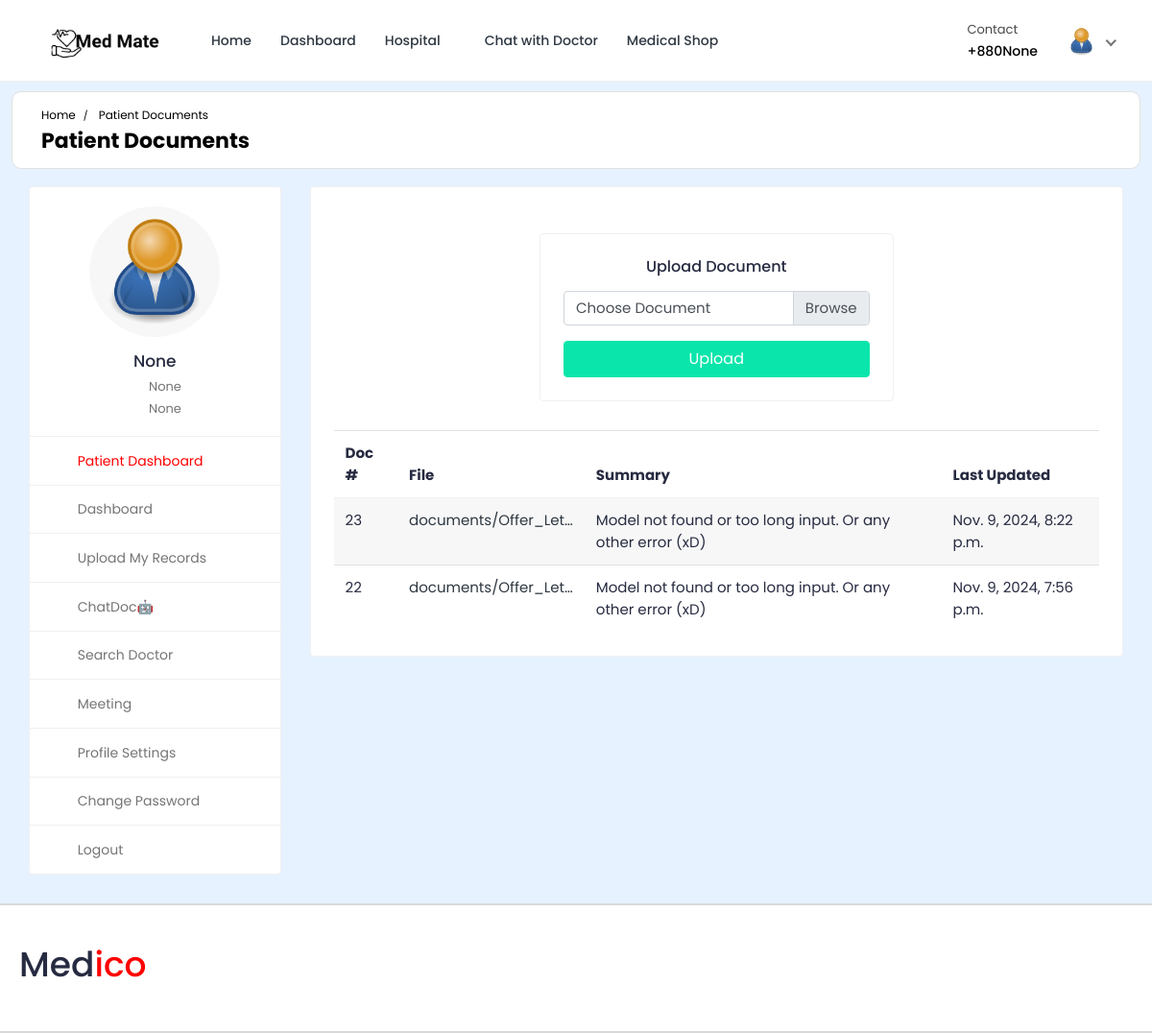
The page /file_to_txt (signed in) on the database as committed earlier.
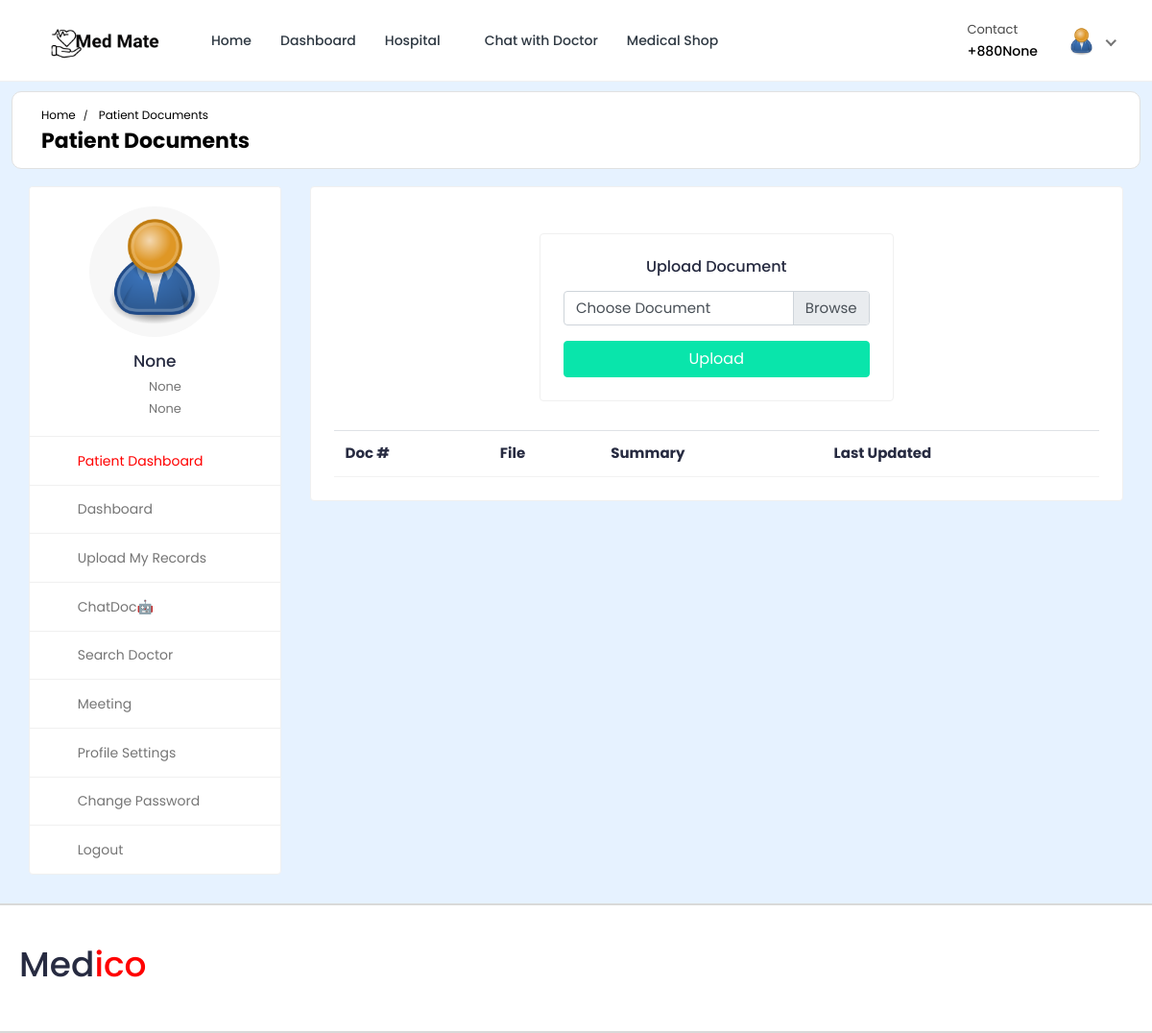
The same page on the database as committed later.
### hospital/models.py (models this page shows, shortened)
class Patient(models.Model):
    patient_id = models.AutoField(primary_key=True)
    user = models.OneToOneField(User, on_delete=models.CASCADE, null=True, blank=True, related_name='patient')
    name = models.CharField(max_length=200, null=True, blank=True)
    username = models.CharField(max_length=200, null=True, blank=True)
    age = models.IntegerField(null=True, blank=True)
    email = models.EmailField(max_length=200, null=True, blank=True)
    phone_number = models.IntegerField(null=True, blank=True)
    address = models.CharField(max_length=200, null=True, blank=True)
    featured_image = models.ImageField(upload_to='patients/', default='patients/user-default.png', null=True, blank=True)
    blood_group = models.CharField(max_length=200, null=True, blank=True)
    history = models.CharField(max_length=200, null=True, blank=True)
    dob = models.CharField(max_length=200, null=True, blank=True)
    nid = models.CharField(max_length=200, null=True, blank=True)
    serial_number = models.CharField(max_length=200, null=True, blank=True)
    login_status = models.CharField(max_length=200, null=True, blank=True, default="offline")

class PatientDocument(models.Model):
    id = models.AutoField(primary_key=True)
    user = models.ForeignKey(User, on_delete=models.CASCADE)
    file = models.FileField(upload_to='documents/')
    file_content = models.TextField(blank=True)
    summary = models.TextField(blank=True)
    last_updated_file = models.DateTimeField(auto_now=True)

### hospital/Routes/Ocr.py (the view)
# urls.py: path('file_to_txt', upload_image_view, name='file_to_txt'),
@csrf_exempt
def upload_image_view(request):
    if request.method == 'POST' and request.FILES['document']:
        uploaded_file = request.FILES['document']
        if is_valid_image(uploaded_file):
            extracted_text = extract_text_from_image(uploaded_file)
        else:
            extracted_text = extract_text_from_pdf(uploaded_file)
        summary = generate_summary(extracted_text)
        updated_doc = PatientDocument.objects.create(user=request.user, file=uploaded_file, file_content=extracted_text, summary=summary)
        req_data = f"['text content':'{extracted_text}', 'document id': {updated_doc.id},'summary': '{summary}', date:{updated_doc.last_updated_file}'']"
        handle_conversation(request, req_data)
        patient = Patient.objects.get(user=request.user)
        doc_items = PatientDocument.objects.filter(user = request.user)[::-1]
        context = {'patient': patient, "doc": doc_items}
        return render(request, 'OCR_Ai/get_file.html',context)
    else:
        patient = Patient.objects.get(user=request.user)
        doc_items = PatientDocument.objects.filter(user = request.user)[::-1]
        context = {'patient': patient, "doc": doc_items}
        return render(request, 'OCR_Ai/get_file.html',context)

### templates/OCR_Ai/get_file.html (shortened to what this page needs)
{% load static %}
<!DOCTYPE html>
<html lang="en">
  <head>
    <link
      rel="stylesheet"
      href="{% static 'MedTech-System/css/Normal/bootstrap.min.css' %}"
    />
    <link
      rel="stylesheet"
      href="{% static 'MedTech-System/plugins/Normal/fontawesome/css/fontawesome.min.css' %}"
    />
    <link
      rel="stylesheet"
      href="{% static 'MedTech-System/plugins/Normal/fontawesome/css/all.min.css' %}"
    />
    <link
      rel="stylesheet"
      href="{% static 'MedTech-System/css/Normal/style.css' %}"
    />
  </head>
  <body>
    <div class="main-wrapper">
      <header class="header">{% include 'patient_navbar.html' %}</header>
      <div class="breadcrumb-bar">
        <div class="container-fluid">
          <div class="row align-items-center">
            <div class="col-md-12 col-12">
              <nav aria-label="breadcrumb" class="page-breadcrumb">
                <ol class="breadcrumb">
                  <li class="breadcrumb-item">
                    <a href="{% url 'patient-dashboard' %}">Home</a>
                  </li>
                  <li class="breadcrumb-item active" aria-current="page">
                    Patient Documents
                  </li>
                </ol>
              </nav>
              <h2 class="breadcrumb-title">Patient Documents</h2>{% include 'message.html' %}
            </div>
          </div>
        </div>
      </div>
      <div class="content">
        <div class="container-fluid">
          <div class="row">
            <div class="col-md-5 col-lg-4 col-xl-3 theiaStickySidebar">
              <div>{% include 'patient-sidebar.html' %}</div>
            </div>
            <div class="col-md-7 col-lg-8 col-xl-9">
              <div class="card">
                <div class="card-body pt-0">
                    <div class="container mt-5">
                        <div class="row justify-content-center">
                            <div class="col-md-6">
                                <div class="card">
                                    <div class="card-body">
                                        <h5 class="card-title text-center">Upload Document</h5>
                                        <form id="documentForm" enctype="multipart/form-data" action="file_to_txt" method="post">
                                            <div class="custom-file mb-3">
                                                <label class="custom-file-label" for="documentInput">Choose Document</label>
                                            </div>
                                            <button type="submit" class="btn btn-primary btn-block">Upload</button>
                                        </form>
                                    </div>
                                </div>
                            </div>
                        </div>
                    </div>
                    <div class="table-responsive">
                        <table class="table table-striped">
                            <thead>
                                <tr>
                                    <th>Doc #</th>
                                    <th>File</th>
                                    <th>Summary</th>
                                    <th>Last Updated</th>
                                </tr>
                            </thead>
                            <tbody>
                                {% for i in doc %}
                                <tr>
                                    <td>{{ i.id }}</td>
                                    <td><a href="{{ i.file.url }}" class="card-link" title="{{ i.file.name }}">{{ i.file.name | truncatechars:20 }}</a></td>
                                    <td>{{ i.summary }}</td>
                                    <td>{{ i.last_updated_file }}</td>
                                </tr>
                                {% endfor %}
                            </tbody>
                        </table>
                    </div>
                </div>
            </div>
          </div>
        </div>
      </div>
    </div>
    {% include 'footer.html' %}
  </div>
</body>
</html>

### templates/patient_navbar.html (shortened to what this page needs)
{% load static %}
<nav class="navbar navbar-expand-lg header-nav">
  <div class="navbar-header">
    <a href="{% url 'hospital_home'%}" class="navbar-brand logo">
      <img
        src="..\images\logo\Med Mate_transparent.png"
        class="img-fluid"
        alt="Logo"
      />
    </a>
  </div>
  <div class="main-menu-wrapper">
    <ul class="main-nav">
      <li>
        <a href="{% url 'hospital_home'%}">Home</a>
      </li>
      <li>
        <a href="{% url 'patient-dashboard' %}">Dashboard</a>
      </li>
      <li class="has-submenu">
        <a href="#">Hospital <i class="fas fa-chevron-down"></i></a>
      </li>
      {% if user.is_authenticated and user.is_patient %}
      <li>
        <a href="{% url 'chat-home' pk=user.id %}">Chat with Doctor</a>
      </li>
      {% endif %}
      <li>
        <a href="{% url 'pharmacy_shop' %}">Medical Shop</a>
      </li>
    </ul>
  </div>
  <ul class="nav header-navbar-rht">
    <li class="nav-item contact-item">
      <div class="header-contact-img">
        <i class="far fa-hospital"></i>
      </div>
      <div class="header-contact-detail">
        <p class="contact-header">Contact</p>
        <p class="contact-info-header">+880{{patient.phone_number}}</p>
      </div>
    </li>
    <li class="nav-item dropdown has-arrow logged-item">
      <a href="#" class="dropdown-toggle nav-link" data-toggle="dropdown">
        <span class="user-img">
          <img
            class="rounded-circle"
            src="{{patient.featured_image.url}}"
            width="31"
            alt="Richard Wilson"
          />
        </span>
      </a>
    </li>
  </ul>
</nav>

### templates/message.html (shortened to what this page needs)
{% load static %}

### templates/patient-sidebar.html
{% load static %}
    <div class="profile-sidebar">
      {% if patient.featured_image.url %}
      <div class="widget-profile pro-widget-content">
        <div class="profile-info-widget">
          <a href="#" class="booking-doc-img">
            <img
              src="{{ patient.featured_image.url }}"
              alt="User Image"
            />
          </a>
          <div class="profile-det-info">
            <h3>{{patient.name}}</h3>
            <div class="patient-details">
              <h5>
                <i class="fas fa-birthday-cake"></i> {{ patient.dob }}
              </h5>
              <h5 class="mb-0">
                <i class="fas fa-map-marker-alt"></i>
                {{ patient.address }}
              </h5>
            </div>
          </div>
        </div>
      </div>
      {% endif %}
      <div class="dashboard-widget">
        <nav class="dashboard-menu sidebar">
          <ul>
            <li class="active">
              <a href="{% url 'patient-dashboard' %}">
                <i class="fas fa-columns"></i>
                <span>Patient Dashboard</span>
              </a>
            </li>
            <li class="">
              <a href="{% url 'dashboard' %}">
                <i class="fas fa-columns"></i>
                <span>Dashboard</span>
              </a>
            </li>
            <li class="nav-item has-submenu">
              <a href="{% url 'file_to_txt' %}">
                <i class="fas fa-book"></i>
                <span>Upload My Records</span>
              </a>
            </li>
            <li class="nav-item has-submenu">
              <a href="{% url 'get_bot_response' %}">
                <i class="fas fa-robot"></i>
                <span>ChatDoc🤖</span>
              </a>
            </li>
            <li class="nav-item has-submenu">
              <a href="{% url 'search' %}">
                <i class="fas fa-user-md"></i>
                <span>Search Doctor</span>
              </a>
            </li>
            <li>
              <a href="{% url 'MeetRoom'%}">
                <i class="fas fa-user"></i>
                <span>Meeting</span>
              </a>
            </li>
            <li>
              <a href="{% url 'profile-settings' %}">
                <i class="fas fa-user-cog"></i>
                <span>Profile Settings</span>
              </a>
            </li>
            <li>
              <a href="{% url 'change-password' pk=user.id%}">
                <i class="fas fa-lock"></i>
                <span>Change Password</span>
              </a>
            </li>
            <li>
              <a href="{% url 'logout' %}">
                <i class="fas fa-sign-out-alt"></i>
                <span>Logout</span>
              </a>
            </li>
          </ul>
        </nav>
      </div>
    </div>

### templates/footer.html (shortened to what this page needs)
{% load static %}
<footer class="footer" style="background: #fff; font-size: 20px; font-weight: 700; margin-bottom: 30px; border-radius: 11px; text-transform: capitalize; width: 102%; margin-left: -1%;">
    <div class="footer-top">
      <div class="container-fluid">
        <div class="row">
          <div class="col-lg-6 col-md-6" style="display: flex; flex-direction: row; justify-content: flex-start; align-items: center; gap: 10%;">
                <h1>Med<span style="color:red">ico</span></h1>
          </div>
        </div>
      </div>
    </div>
  </footer>

Rows that differ between the two databases and show on the page:
removed PatientDocument: id "23", file.name "documents/Offer_Let…", summary "Model not found or too long input. Or any other error (xD)", last_updated_file "Nov. 9, 2024, 8:22 p.m."
removed PatientDocument: id "22", file.name "documents/Offer_Let…", summary "Model not found or too long input. Or any other error (xD)", last_updated_file "Nov. 9, 2024, 7:56 p.m."
